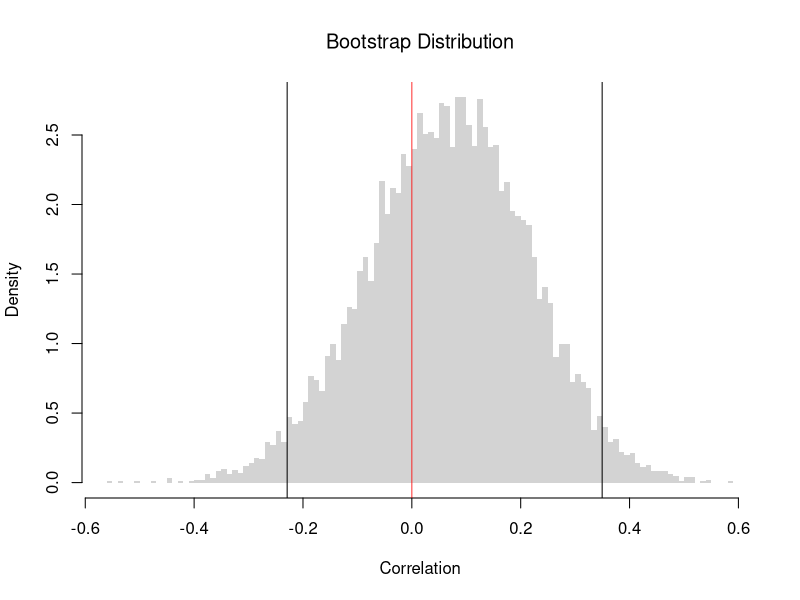
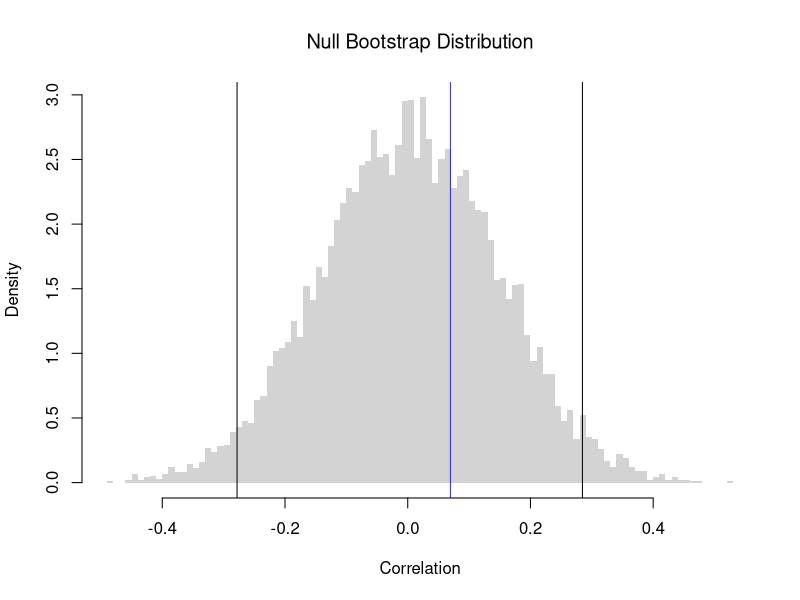
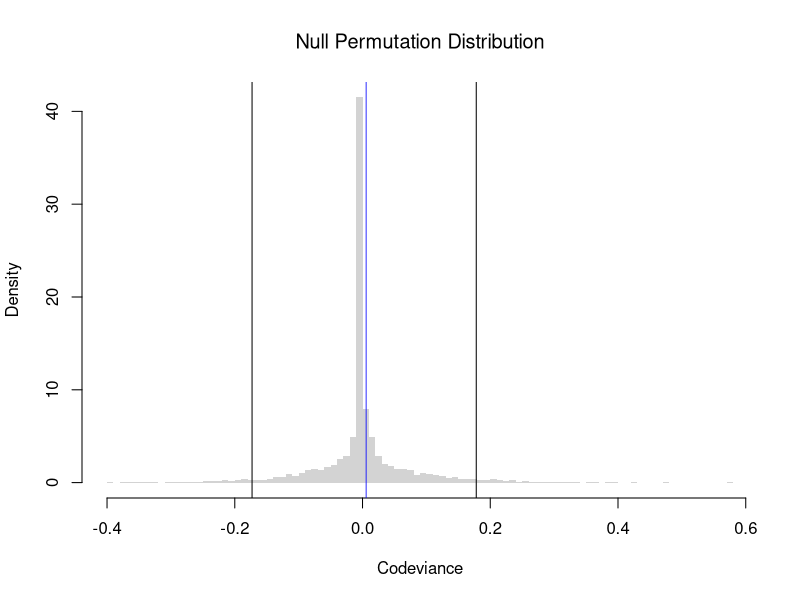
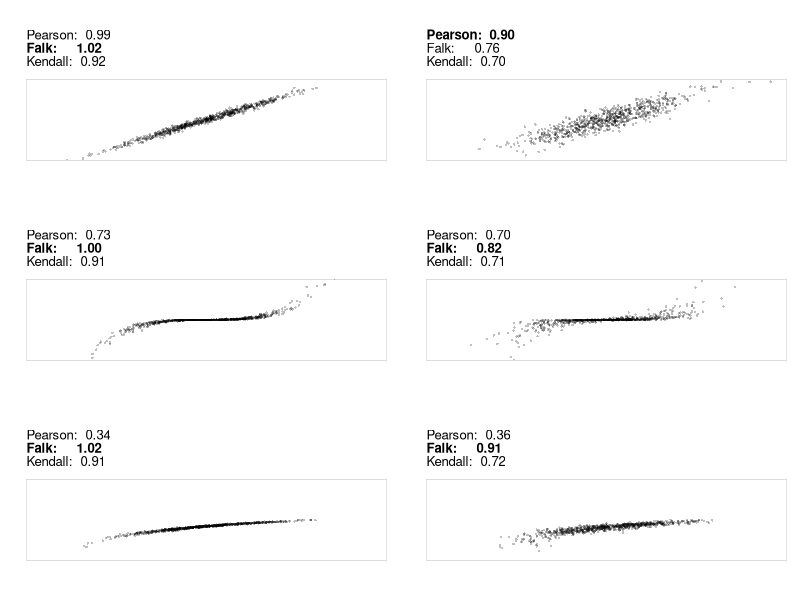

R code for these plots, in order:
## ---- chunk 1
# Create the Data
x0_hat <- c(0, 1, 2)
x0_hat
y0_hat <- c(0.1, 0.3, 0.2)
y0_hat

# Compute the Means
m_x_hat <- mean(x0_hat)
m_y_hat <- mean(y0_hat)

# Compute the Deviances
dev_X <- x0_hat - m_x_hat
dev_Y <- y0_hat - m_y_hat

# Compute the Covariance
cov_manual <-  sum(dev_X * dev_Y) / length(x0_hat)

# Compute the Standard Deviations
v_x_hat <- sum(dev_X^2) / length(x0_hat)
s_x_hat <- sqrt(v_x_hat)
v_y_hat <- sum(dev_Y^2) / length(y0_hat)
s_y_hat <- sqrt(v_y_hat)

# Compute the Correlation
cor_manual <- cov_manual / (s_x_hat * s_y_hat)
cor_manual

# Verify with the built-in function
cor(x0_hat, y0_hat)
## ---- chunk 2
# Load the Data
xy_hat <- USArrests[, c('UrbanPop', 'Murder')]
colnames(xy_hat) <- c('x_hat', 'y_hat') # x_hat=urban population share, y_hat=murder arrests per 100K
xy_cor <- cor(xy_hat[, 'x_hat'], xy_hat[, 'y_hat'])
#plot(xy_hat, pch=16, col=grey(0, .25))
    
# Bootstrap Distribution of Correlation
n <- nrow(xy_hat)
bootstrap_cor <- rep(NA, 9999)
for(b in seq(bootstrap_cor) ){
    xy_boot <- xy_hat[sample(n, replace=TRUE), ]
    xy_cor_b <- cor(xy_boot[, 'x_hat'], xy_boot[, 'y_hat'])
    bootstrap_cor[b] <- xy_cor_b
}
hist(bootstrap_cor, breaks=100,
    border=NA, freq=FALSE,
    xlab='Correlation',
    main=NA)
title('Bootstrap Distribution', font.main=1)

## Test whether correlation is statistically different from 0
boot_ci <- quantile(bootstrap_cor, probs=c(0.025, 0.975))
abline(v=boot_ci)
abline(v=0, col=rgb(1, 0, 0, .8))
## ---- chunk 3
# xy_hat and xy_cor defined above
# Null Bootstrap Distribution of Correlation
n <- nrow(xy_hat)
null_bootstrap_cor <- rep(NA, 9999)
for(b in seq(null_bootstrap_cor) ){
    xy_boot <- xy_hat
    xy_boot[, 'x_hat'] <- xy_hat[sample(n, replace=TRUE), 'x_hat'] ## Reshuffle X
    xy_cor_b <- cor(xy_boot[, 'x_hat'], xy_boot[, 'y_hat'])
    null_bootstrap_cor[b] <- xy_cor_b
}
hist(null_bootstrap_cor, breaks=100,
    border=NA, freq=FALSE,
    xlab='Correlation',
    main=NA)
title('Null Bootstrap Distribution', font.main=1)

## Test whether correlation is statistically different from 0
boot_ci <- quantile(null_bootstrap_cor, probs=c(0.025, 0.975))
abline(v=boot_ci)
abline(v=xy_cor, col=rgb(0, 0, 1, .8))
## ---- chunk 4
codev <- function(xy) {
  # Compute medians for each column
  med_hat <- apply(xy, 2, median)
  # Subtract the medians from each column
  xm <- sweep(xy, 2, med_hat, '-')
  # Compute CoDev
  CoDev <- median(xm[, 1] * xm[, 2])
  # Compute the medians of absolute deviation
  MadProd <- prod( apply(abs(xm), 2, median) )
  # Return the robust correlation measure
  return( CoDev / MadProd)
}
xy_codev <- codev(xy_hat)
xy_codev
## ---- chunk 5
xy0_hat <- cbind(x_hat=c(1,2,3,4,5), y_hat=c(2,1,4,3,6))
codev(xy0_hat)
## ---- chunk 6
# xy_hat and xy_codev defined above
# Null Permutation Distribution of Codeviance
n <- nrow(xy_hat)
null_permutation_codev <- rep(NA, 9999)
for(b in seq(null_permutation_codev) ){
    xy_perm <- xy_hat
    xy_perm[, 'x_hat'] <- xy_hat[sample(n, replace=FALSE), 'x_hat'] ## Reshuffle X
    xy_codev_b <- codev(xy_perm)
    null_permutation_codev[b] <- xy_codev_b
}
hist(null_permutation_codev, breaks=100,
    border=NA, freq=FALSE,
    xlab='Codeviance',
    main=NA)
title('Null Permutation Distribution', font.main=1)

## Test whether correlation is statistically different from 0
abline(v=quantile(null_permutation_codev, probs=c(0.025, 0.975)))
abline(v=xy_codev, col=rgb(0, 0, 1, .8))
## ---- chunk 7
# Convert each variable to ranks
xy_rank_hat <- xy_hat
xy_rank_hat[, 'x_hat'] <- rank(xy_hat[, 'x_hat'])
xy_rank_hat[, 'y_hat'] <- rank(xy_hat[, 'y_hat'])
# plot(xy_rank_hat, pch=16, col=grey(0, .25))
KT <- cor(xy_rank_hat[, 'x_hat'], xy_rank_hat[, 'y_hat'], method = 'kendall')
round(KT, 3)
## ---- chunk 8
cor(c(1,2,3,4), c(1,3,2,4), method='kendall')
## ---- chunk 9
# xy_hat defined above
KT <- cor(xy_hat[, 'x_hat'], xy_hat[, 'y_hat'], method='kendall')
## ---- chunk 10
#| fig-width: 8
#| fig-height: 8
## https://commons.wikimedia.org/wiki/File:Correlation_examples2.svg

MyPlot <- function(xy, xlim = c(-4, 4), ylim = c(-3, 3)) {
   plot(xy, main = NA, xlab = '', ylab = '',
        col = grey(0, .25), pch=16, cex=.5,
        xaxt = 'n', yaxt = 'n', bty = 'n',
        xlim = xlim, ylim = ylim)
    box(lwd=.1)
    
    cor1 <- cor(xy[, 1], xy[, 2])
    cor2 <- codev(xy)
    cor3 <- cor(xy[, 1], xy[, 2], method='kendall')
    cors <- c(cor1, cor2, cor3)
    
    #cor3 <- abs(generalCorr::gmcmtx0( xy[, c(1, 2)])[2])
    #cor4 <- Rfast::dcor( xy[, 1], xy[, 2])[[4]]
    #cor5 <- XICOR::xicor( xy[, 1], xy[, 2]) ## cor( xy[, 1], xy[, 2], method='kendall') 

    fm <- cors*0 + 1
    fm[which.max(abs(cors))] <- 2
    title(paste0('Pearson:  ',  formatC(cor1, digits=2, format='f')),
        line=3, adj=0, font.main=fm[1])
    title(paste0('Falk:     ',  formatC(cor2, digits=2, format='f')),
        line=2, adj=0, font.main=fm[2])    
    title(paste0('Kendall:  ',  formatC(cor3, digits=2, format='f')),
        line=1, adj=0, font.main=fm[3])
}

MvNormal <- function(n = 1000, cor, f) {
   for (i in cor) {
      sd = matrix(c(1, i, i, 1), ncol = 2)
      xy_sim <- mvtnorm::rmvnorm(n, c(0, 0), sd)
      xy_sim[, 2] <- f(xy_sim[, 2])
      MyPlot(xy_sim)
   }
}

output <- function() {
   par(mfrow = c(3, 2), oma = c(0, 0, 0, 0), mar=c(3, 2, 6, 1))
   cor <- c(0.99, 0.9)
   MvNormal(800, cor, function(y_hat){y_hat});
   MvNormal(800, cor, function(y_hat){(y_hat/2)^3});
   MvNormal(800, cor, function(y_hat){log( (y_hat-min(y_hat)+.Machine[['double.eps']])/(max(y_hat)-min(y_hat)) ) });
}
output()
## ---- chunk 11
# Cut each variable into bins: UrbanPop into 4, Murder into 3
xy_bin_hat <- xy_hat
xy_bin_hat[, 'x_hat'] <- cut(xy_hat[, 'x_hat'], 4)
xy_bin_hat[, 'y_hat'] <- cut(xy_hat[, 'y_hat'], 3)
table(xy_bin_hat)

CV <- function(xy){
    # Create a contingency table from the categorical variables
    tbl <- table(xy)
    # Compute the chi-square statistic (without Yates' continuity correction)
    chi2 <- chisq.test(tbl, correct=FALSE)[['statistic']]
    # Total sample size
    n <- sum(tbl)
    # Compute the minimum degrees of freedom (min(rows-1, columns-1))
    df_min <- min(nrow(tbl) - 1, ncol(tbl) - 1)
    # Calculate Cramer's V
    V <- sqrt((chi2 / n) / df_min)
    return(V)
}
CV(xy_bin_hat)

# DescTools::CramerV( table(xy_bin_hat) )
## ---- chunk 12
# Observed 2x2 table
O <- rbind(degree    = c(employed=30, unemployed=10),
           no_degree = c(20, 40))
n <- sum(O)

# Expected counts under independence
E <- outer(rowSums(O), colSums(O)) / n

# Chi-square statistic and Cramer's V
chi2 <- sum((O - E)^2 / E)
df_min <- min(nrow(O)-1, ncol(O)-1)
c(chi2=chi2, CramerV=sqrt((chi2/n)/df_min))
